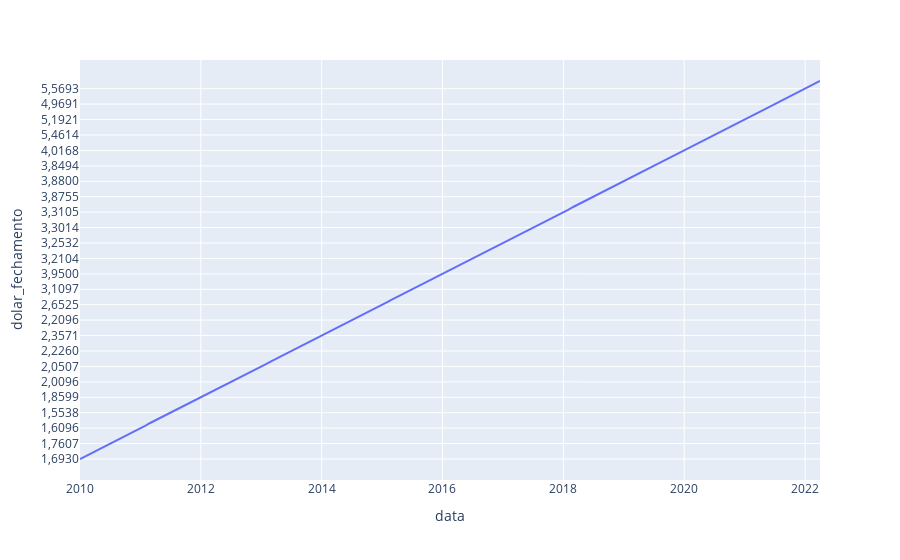

The code cell stored with this chart in its notebook:
### Code cell
import plotly.express as px
grafico = px.line(dollar, x = 'data', y = 'dolar_fechamento')
grafico.show()

### Figure 1 — Plotly figure (JSON) as saved in the notebook; plotly's stock layout.template omitted (floating-point values rounded to 4 significant figures; data arrays with more than 128 entries replaced by an {"elided": "..."} marker saying what was removed)
{"data": [{"hovertemplate": "data=%{x}<br>dolar_fechamento=%{y}<extra></extra>", "legendgroup": "", "line": {"color": "#636efa", "dash": "solid"}, "marker": {"symbol": "circle"}, "mode": "lines", "name": "", "orientation": "v", "showlegend": false, "type": "scatter", "x": {"elided": "148 str values"}, "xaxis": "x", "y": {"elided": "148 str values"}, "yaxis": "y"}], "layout": {"legend": {"tracegroupgap": 0}, "margin": {"t": 60}, "xaxis": {"anchor": "y", "domain": [0, 1], "title": {"text": "data"}}, "yaxis": {"anchor": "x", "domain": [0, 1], "title": {"text": "dolar_fechamento"}}}}
